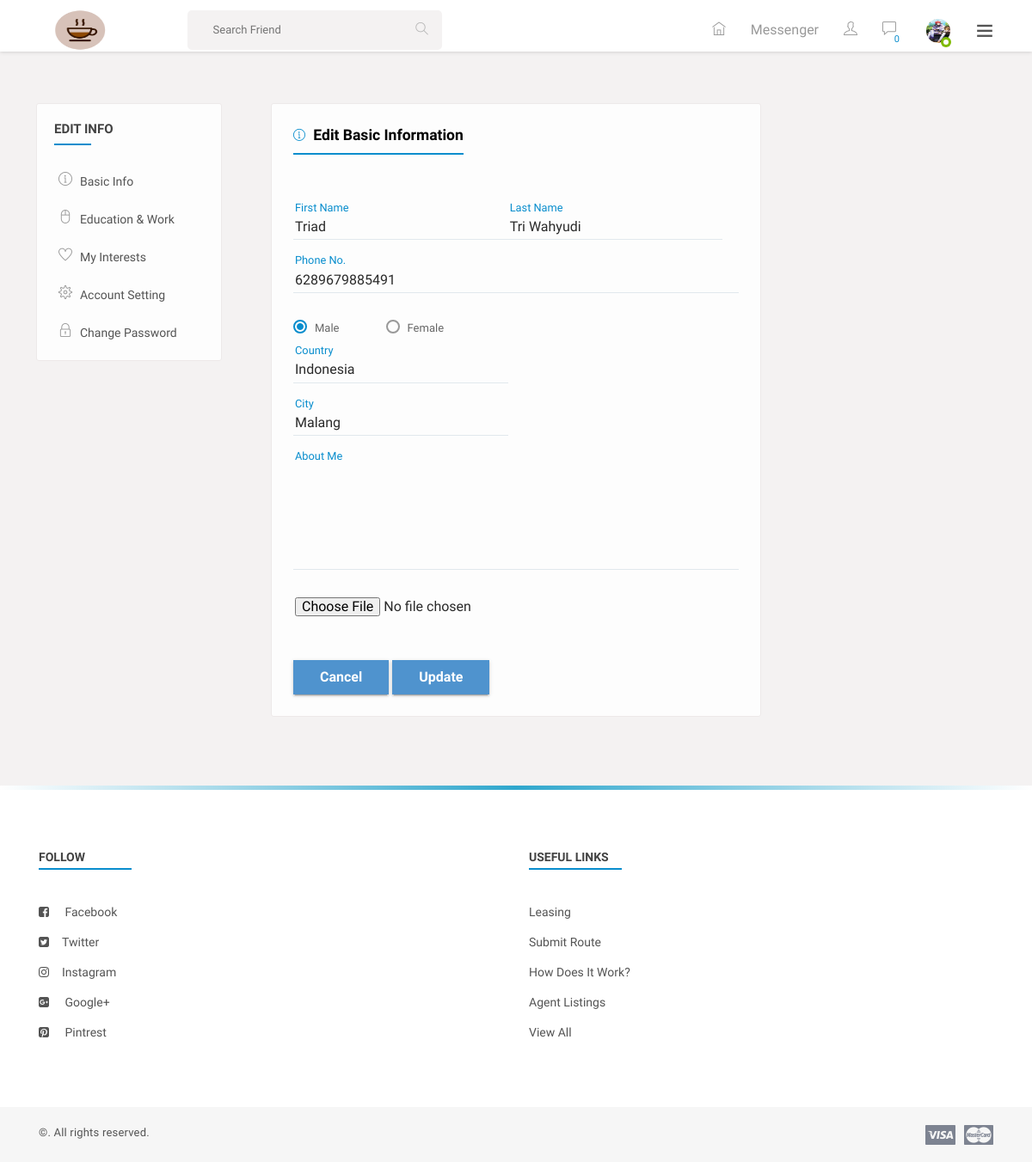
The page /timeline/edit-profile (signed in) on the database its author committed.
### accounts/models.py (models this page shows, shortened)
class User(AbstractUser):
    username = models.CharField(
        'username',
        max_length=50,
        unique=True,
        help_text='50 characters atau kurang. Letters, digits and @/./+/-/_ only.',
        error_messages={
            'unique': "Sudah ada nama akun yang sama bro.",
        },
    )
    email = models.EmailField(unique=True, blank=False,
                              error_messages={
                                  'unique': "udah ada email akun yang sama bro.",
                              })
    gender = models.CharField(max_length=20)
    status = models.BooleanField(default=False)
    about = models.TextField(blank=True)
    USERNAME_FIELD = "email"
    REQUIRED_FIELDS = ["username", "gender"]

### userprofile/models.py (models this page shows)
class Profile(models.Model):
    user = models.OneToOneField(User, on_delete=models.DO_NOTHING, related_name='profile')
    profile_image = models.ImageField(upload_to='avatars', default='avatars/guest.png')
    cover_image = models.ImageField(upload_to='avatars', default='avatars/cover.png')
    phone = models.CharField(max_length=20, blank=True)
    city = models.CharField(max_length=20, blank=True)
    country = models.CharField(max_length=20, blank=True)

### userprofile/views.py (the view, shortened to what this page needs)
# urls.py: path('edit-profile', ProfileEditView.as_view(), name="edit-profile"),
class ProfileEditView(UpdateView):
    model = Profile
    template_name = "profile/edit-my-profile.html"
    context_object_name = "profile"
    object = None
    fields = "__all__"
    def get_object(self, queryset=None):
        return self.request.user.profile

### templates/profile/edit-my-profile.html (shortened to what this page needs)
{% extends 'base.html' %}
{% block content %}
    <section>
        <div class="gap gray-bg">
            <div class="container-fluid">
                <div class="row">
                    <div class="col-lg-12">
                        <div class="row" id="page-contents">
                            <div class="col-lg-3">
                                <aside class="sidebar static">
                                    <div class="widget stick-widget">
                                        <h4 class="widget-title">Edit info</h4>
                                        <ul class="naves">
                                            <li>
                                                <i class="ti-info-alt"></i>
                                                <a href="edit-profile-basic.html" title="">Basic info</a>
                                            </li>
                                            <li>
                                                <i class="ti-mouse-alt"></i>
                                                <a href="edit-work-eductation.html" title="">Education & Work</a>
                                            </li>
                                            <li>
                                                <i class="ti-heart"></i>
                                                <a href="edit-interest.html" title="">My interests</a>
                                            </li>
                                            <li>
                                                <i class="ti-settings"></i>
                                                <a href="edit-account-setting.html" title="">account setting</a>
                                            </li>
                                            <li>
                                                <i class="ti-lock"></i>
                                                <a href="edit-password.html" title="">change password</a>
                                            </li>
                                        </ul>
                                    </div>
                                </aside>
                            </div>
                            <div class="col-lg-6">
                                <div class="central-meta">
                                    <div class="editing-info">
                                        <h5 class="f-title"><i class="ti-info-alt"></i> Edit Basic Information</h5>
                                        <form method="post" action="" enctype="multipart/form-data">
                                            <div class="form-group half">
                                                <input type="text" id="input" name="first_name" value="{{ request.user.first_name }}"/>
                                                <label class="control-label" for="input">First Name</label><i class="mtrl-select"></i>
                                            </div>
                                            <div class="form-group half">
                                                <input type="text" name="last_name" value="{{ request.user.last_name }}"/>
                                                <label class="control-label" for="input">Last Name</label><i class="mtrl-select"></i>
                                            </div>
                                            <div class="form-group">
                                                <input type="text" name="phone" value="{{ profile.phone }}"/>
                                                <label class="control-label" for="input">Phone No.</label><i class="mtrl-select"></i>
                                            </div>
                                            <div class="form-radio">
                                                <div class="radio">
                                                    <label>
                                                        <input type="radio" {% if request.user.gender == "male" %} checked="checked" {% endif %} name="gender" value="male">Male
                                                    </label>
                                                </div>
                                                <div class="radio">
                                                    <label>
                                                        <input type="radio" {% if request.user.gender == "female" %} checked="checked" {% endif %} name="gender" value="female">Female
                                                    </label>
                                                </div>
                                            </div>
                                            <div class="form-group half">
                                                <input type="text" name="country" value="{{ profile.country }}"/>
                                                <label class="control-label" for="input">Country</label><i class="mtrl-select"></i>
                                            </div>
                                            <div class="form-group half">
                                                <input type="text" name="city" value="{{ profile.city }}"/>
                                                <label class="control-label" for="input">City</label><i class="mtrl-select"></i>
                                            </div>
                                            <div class="form-group">
                                                <textarea rows="4" id="textarea" name="about">{{ request.user.about }}</textarea>
                                                <label class="control-label" for="textarea">About Me</label><i class="mtrl-select"></i>
                                            </div>
                                            <div class="form-group half">
                                                <input type="file" id="profile_image" class="form-control" name="profile_image" accept="image/png, image/gif, image/jpeg" />
                                            </div>
                                            <div class="submit-btns">
                                                <button type="button" class="mtr-btn"><span>Cancel</span></button>
                                                <button type="submit" class="mtr-btn"><span>Update</span></button>
                                            </div>
                                        </form>
                                    </div>
                                </div>
                            </div>
                            <div class="col-lg-3">
                                <aside class="sidebar static">
                                </aside>
                            </div>
                        </div>
                    </div>
                </div>
            </div>
        </div>
    </section>
{% endblock %}

### templates/base.html (shortened to what this page needs)
{% load static %}
<!DOCTYPE html>
<html lang="en">
<head>
    <link rel="stylesheet" href="https://cdnjs.cloudflare.com/ajax/libs/cropperjs/1.5.13/cropper.min.css" />
    {% include 'includes/stylesheets.html' %}
</head>
<body>
<div class="theme-layout">
    <div class="topbar stick">
        <div class="logo">
            <a title="" href="/"><img src="{% static 'images/logo.png' %}" alt="" style="height: 70px; width: 90px"></a>
        </div>
        <div class="top-area">
            <div class="top-search">
                <form method="post" class="">
                    <input type="text" placeholder="Search Friend">
                    <button data-ripple><i class="ti-search"></i></button>
                </form>
            </div>
            <ul class="setting-area">
                <li><a href="{% url 'core:home' %}" title="Home" data-ripple=""><i class="ti-home"></i></a></li>
                <li><a href="{% url 'communications:all-messages' %}" class="link">Messenger</a></li>
                <li>
                    <a href="#" title="Notification" data-ripple="">
                        <i class="ti-user"></i>
                    </a>
                </li>
                <li>
                    <a href="#" title="Messages" data-ripple=""><i class="ti-comment"></i><span id="total-like-comment-notifications">0</span></a>
                </li>
            </ul>
            <div class="user-img">
                <img src="{{ request.user.profile.profile_image.url }}" alt="" style="height: 40px; width: 40px;">
                <span class="status f-online"></span>
            </div>
            <span class="ti-menu main-menu" data-ripple=""></span>
        </div>
    </div>
    {% block content %}{% endblock %}
    <footer>
        <div class="container">
            <div class="row">
                <div class="col-lg-6 col-md-4">
                    <div class="widget">
                        <div class="widget-title"><h4>follow</h4></div>
                        <ul class="list-style">
                            <li><i class="fa fa-facebook-square"></i> <a href="https://web.facebook.com/shopcircut/" title="">facebook</a></li>
                            <li><i class="fa fa-twitter-square"></i><a href="https://twitter.com/login?lang=en" title="">twitter</a></li>
                            <li><i class="fa fa-instagram"></i><a href="https://www.instagram.com/?hl=en" title="">instagram</a></li>
                            <li><i class="fa fa-google-plus-square"></i> <a href="https://plus.google.com/discover" title="">Google+</a></li>
                            <li><i class="fa fa-pinterest-square"></i> <a href="https://www.pinterest.com/" title="">Pintrest</a></li>
                        </ul>
                    </div>
                </div>
                <div class="col-lg-6 col-md-4">
                    <div class="widget">
                        <div class="widget-title"><h4>useful links</h4></div>
                        <ul class="list-style">
                            <li><a href="#" title="">leasing</a></li>
                            <li><a href="#" title="">submit route</a></li>
                            <li><a href="#" title="">how does it work?</a></li>
                            <li><a href="#" title="">agent listings</a></li>
                            <li><a href="#" title="">view All</a></li>
                        </ul>
                    </div>
                </div>
            </div>
        </div>
    </footer>
    <div class="bottombar">
        <div class="container">
            <div class="row">
                <div class="col-md-12">
                    <span class="copyright">©. All rights reserved.</span>
                    <i><img src="{% static 'images/credit-cards.png' %}" alt=""></i>
                </div>
            </div>
        </div>
    </div>
</div>
</body>
</html>

### static/css/color.css (style rules this page uses)
.product-carousel .owl-nav .owl-prev::before, .product-carousel .owl-nav .owl-next::before, .product-caro .owl-prev:hover:before, .product-caro .owl-next:hover:before, .log-reg-area form .forgot-pwd, .log-reg-area form .already-have, .log-reg-area > p a, .top-area > ul > li > a > span, .timeline-info > ul li a.active, .timeline-info > ul li a:hover, .dropdowns > a.more-mesg, .activity-meta > h6 a, .activity-meta > span a:hover, .friend-name > ins, .description > p a, .we-reply, .sidebar .widget li:hover > a, .sidebar .widget li:hover > i, .friend-meta > a, .user-setting > a:hover, .we-comet li a.showmore, .twiter-feed > li p a, .tutor-links > li i, .tutor-links > li:hover, .pepl-info > span, .page-meta > a, .frnds .nav-tabs .nav-item a.active, .f-title i, #work > div a, .basics > li i, .education > li i, .groups > span i, a.forgot-pwd, .friend-meta > h4 a:hover, .x_title > h2, .post-meta .detail > span, .add-btn > a:hover, .top-area > ul.main-menu > li > ul li a:hover, .dropdowns.active > a i, .user-setting > a i, .form-group input.form-file ~ .control-label, .form-group input.has-value ~ .control-label, .form-group input:focus ~ .control-label, .form-group input:valid ~ .control-label, .form-group select ~ .control-label, .form-group textarea.form-file ~ .control-label, .form-group textarea.has-value ~ .control-label, .form-group textarea:focus ~ .control-label, .form-group textarea:valid ~ .control-label, .flaged > h3, .invition .friend-meta a.invite:hover, .more-optns > ul li:hover, .post-title > h4 a:hover, .post-title .p-date a:hover, .l-post .l-post-meta > h4 a:hover, .read:hover, blockquote, .tags > a:hover, .comment-titles > span, .help-list > ul li a:hover i, .carrer-title > h2 > span, .carrer-title > span a, .open-position > h4 a:hover, .option-set.icon-style > li > a.selected, .category-box > i, .getquot-baner > a, .branches-box > ul li i, .help-topic-result > h2 a:hover, .product-name > h5 a:hover, .full-postmeta .shopnow, .prices.style2 ins span, .single-btn > li > a.active, .total-box > ul > li.final-total, .logout-meta > p a, .forum-list table tbody tr td i, .forum-list table tbody tr td a, .widget ul.recent-topics > li > i, .date-n-reply > a, .topic-data > span, .help-list > ul li a:hover, .employer-info h2, .job-detail > ul li i, .company-intro > a { color: #088dcd; }
#nprogress .bar, .timeline-info > ul li a::before, .add-btn > a, .activitiez > li::before, form button, .colla-apps > li a:hover, a.underline:before, .setting-row input:checked + label, .user-avatar:hover .edit-phto, .error-meta > a, .color-bg, .add-butn, .nav.nav-tabs.likes-btn > li a.active, a.dislike-btn, .drop > a:hover, .btn-view.btn-load-more:hover, .accordion .card h5 button[aria-expanded="true"], .chat-head, .f-page > figure em, .inbox-panel-head > ul > li > a, .nav-tabs--left .nav-link.active, .nav-tabs--left .nav-link.active:hover, footer .widget-title h4::before, #topcontrol, .sidebar .widget-title::before, .f-title::before, .g-post-classic > figure > i::after, .purify > a, .help-list > a:hover, .open-position::before, .info > a, .category-box:hover, .category-box.selected, a.main-btn, .section-heading::before, .getquot-baner, .more-branches > h4::before, .is-helpful > a, .cart-optionz > li > a:hover, .paginationz > li a:hover, .paginationz > li a.active, .shopping-cart, a.btn2:hover, .form-submit > input[type="submit"], button.submit-checkout, .delete-cart:hover, .proceed .button, .amount-area .update-cart, a.addnewforum, .apply-bttons > a { background: #088dcd; }

### static/css/responsive.css (style rules this page uses)
@media screen and (max-width: 1281px) and (min-width: 1024px) { footer .widget-title h4 { font-size: 14px; } }
@media screen and (max-width: 1281px) and (min-width: 1024px) { .sidebar .widget li > a { font-size: 14px; } }

### rows shown on the page
User: user.profile.profile_image (picture), first_name "Triad", last_name "Tri Wahyudi", gender "☑ Male", gender "☐ Female"
Profile: phone "6289679885491", country "Indonesia", city "Malang"
